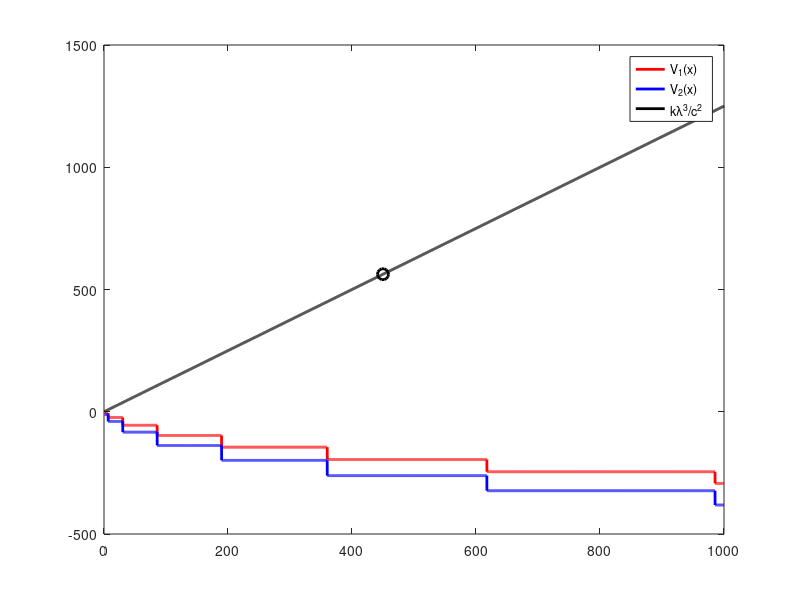

This figure's MATLAB source: (Note: this script raises an error after producing the figure.)
clear
lambda = 5;
mu = 4;
rho = lambda / mu;
k = 0.8 : .1 : 1000;
c = 10;
k_example = 450;

v1 = zeros(1, length(k));
v2 = zeros(1, length(k));

for i = 1 : length(k)
    if rho == 1
        x_opt = (2.*k(i).*lambda^3./c^2).^(1/4) - 1;
        x1 = floor(x_opt);
        x2 = ceil(x_opt);
        v1(i) = (x1+1).^3 .*(x1+2)./2;
        v2(i) = x2.*(x2+1).^3./2;
    else
        myfun1 = @(x) (k(i).*lambda.^3.*(1-rho).^3./(c.^2.*rho.^3)).*(1 + 1./(rho.^(x+1)-1)).^2 + (rho.^(x+1)-1)./log(rho) - x - 1;
        x_opt = fzero(myfun1, [-0.9 200]);
        x1 = floor(x_opt);
        x2 = ceil(x_opt);
        v1(i) = (1 - rho.^(x1+1)).*(x1+1-(x1+2).*rho+rho.^(x1+2))./(rho.^(2.*x1-1) .* (1-rho)^4);
        v2(i) = (1 - rho.^(x2+1)).*(x2 -(x2+1).*rho+rho.^(x2+1))./(rho.^(2.*x1-1) .* (1-rho)^4);
    end
end


figure(11920)
plot(k, v1, 'r','LineWidth',2,'MarkerSize',2)
hold on
plot(k, v2, 'b','LineWidth',2,'MarkerSize',2)
plot(k, k.*lambda^3./c^2, 'k','LineWidth',2,'MarkerSize',2)
plot(k_example, k_example.*lambda^3./c^2,'k-o','LineWidth',2,'MarkerSize',8)
legend('V_1(x)','V_2(x)', 'k\lambda^3/c^2')
title('\rho = ' + string(rho) + ', c = ' + string(c) + ', k_{example} = ' + string(k_example), 'FontSize', 15)
xlabel('k')
ylabel('V_1(x) & V_2(x)')
